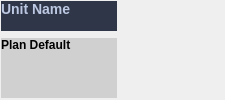
<?xml version="1.0" encoding="UTF-8"?>
<ui version="4.0">
 <class>Form</class>
 <widget class="QWidget" name="Form">
  <property name="geometry">
   <rect>
    <x>0</x>
    <y>0</y>
    <width>225</width>
    <height>100</height>
   </rect>
  </property>
  <property name="minimumSize">
   <size>
    <width>225</width>
    <height>100</height>
   </size>
  </property>
  <property name="maximumSize">
   <size>
    <width>225</width>
    <height>100</height>
   </size>
  </property>
  <property name="windowTitle">
   <string>Form</string>
  </property>
  <property name="styleSheet">
   <string notr="true"/>
  </property>
  <widget class="QWidget" name="layoutWidget">
   <property name="geometry">
    <rect>
     <x>0</x>
     <y>0</y>
     <width>222</width>
     <height>100</height>
    </rect>
   </property>
   <layout class="QHBoxLayout" name="horizontalLayout">
    <item>
     <layout class="QVBoxLayout" name="verticalLayout">
      <item>
       <widget class="MyLabel1" name="label_Name">
        <property name="minimumSize">
         <size>
          <width>116</width>
          <height>30</height>
         </size>
        </property>
        <property name="maximumSize">
         <size>
          <width>116</width>
          <height>30</height>
         </size>
        </property>
        <property name="styleSheet">
         <string notr="true"> QLabel#label_Name {
     font-family: &quot;Courier New&quot;;
     font-size: 14px;
     font-weight: bold;
     color: #BDC8E2;
     background-color: #2E3648;
 }</string>
        </property>
        <property name="text">
         <string>&lt;html&gt;&lt;head/&gt;&lt;body&gt;&lt;p&gt;Unit Name&lt;/p&gt;&lt;/body&gt;&lt;/html&gt;</string>
        </property>
        <property name="alignment">
         <set>Qt::AlignLeading|Qt::AlignLeft|Qt::AlignTop</set>
        </property>
        <property name="wordWrap">
         <bool>true</bool>
        </property>
       </widget>
      </item>
      <item>
       <widget class="MyLabel1" name="label_4">
        <property name="minimumSize">
         <size>
          <width>116</width>
          <height>60</height>
         </size>
        </property>
        <property name="maximumSize">
         <size>
          <width>116</width>
          <height>60</height>
         </size>
        </property>
        <property name="styleSheet">
         <string notr="true">        QLabel#label_4 {
            font-family: &quot;Courier New&quot;;
            font-size: 12px;
            font-weight: bold;
            color: #000000;
            background-color: #D0D0D0;
        }</string>
        </property>
        <property name="text">
         <string>&lt;html&gt;&lt;head/&gt;&lt;body&gt;&lt;p&gt;Plan Default&lt;/p&gt;&lt;/body&gt;&lt;/html&gt;</string>
        </property>
        <property name="alignment">
         <set>Qt::AlignLeading|Qt::AlignLeft|Qt::AlignTop</set>
        </property>
        <property name="wordWrap">
         <bool>true</bool>
        </property>
       </widget>
      </item>
     </layout>
    </item>
    <item>
     <widget class="MyLabel1" name="label_pic">
      <property name="minimumSize">
       <size>
        <width>96</width>
        <height>96</height>
       </size>
      </property>
      <property name="maximumSize">
       <size>
        <width>96</width>
        <height>96</height>
       </size>
      </property>
      <property name="text">
       <string/>
      </property>
      <property name="alignment">
       <set>Qt::AlignLeading|Qt::AlignLeft|Qt::AlignTop</set>
      </property>
     </widget>
    </item>
   </layout>
  </widget>
 </widget>
 <customwidgets>
  <customwidget>
   <class>MyLabel1</class>
   <extends>QLabel</extends>
   <header location="global">mylabel1.h</header>
  </customwidget>
 </customwidgets>
 <resources/>
 <connections/>
</ui>
